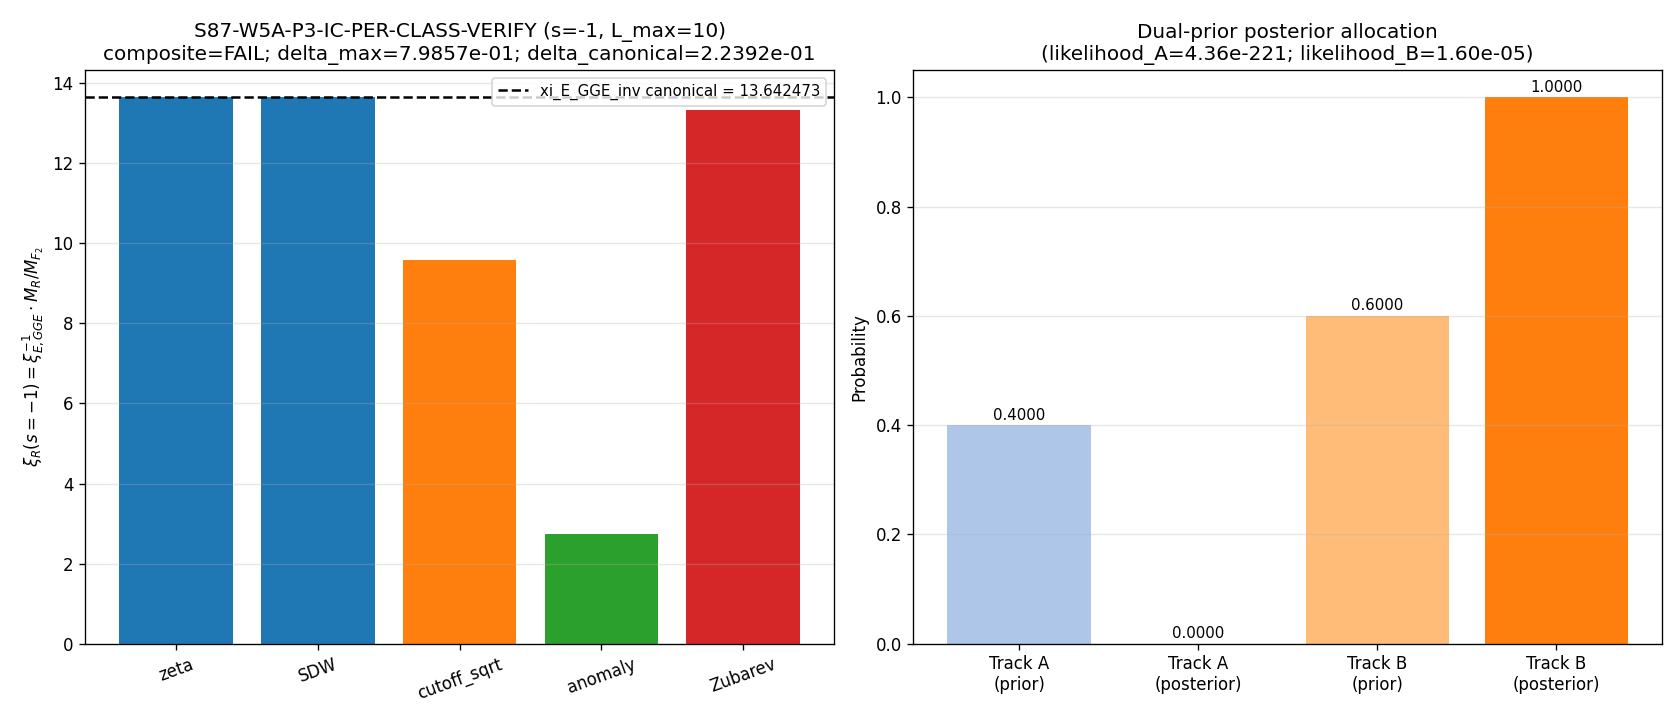

This chart was generated by the following Python code:
"""
s87_w7_ic_per_class_verify.py — S87-W5A-P3-IC-PER-CLASS-VERIFY (CF-42)
=====================================================================

Per-class restriction of `xi_E_GGE_inv` for each of 5 L1-classes at Mellin
slot s=-1, with dual-prior track-discriminator (Track A F_2-class
STRUCTURAL-PRIMACY prior 0.4 / Track B per-class DIAGNOSTIC-only prior 0.6).

Plan reference: sessions/session-plan/session-87-plan-w7.md §W7-1.

5-class L1 partition (per S86 W-9 §E-R2.2 line 1099, STAGE-1-CANDIDATE; the
W-9 STAGE-1 entry is NOT YET landed in permanent-results-registry.md, so we
read the partition definition from the W-9 workshop file per §0.5(1) of the
plan with `class_partition_pin_pending=true`):
    A_5 = {zeta, SDW, cutoff_sqrt, anomaly, Zubarev}

Per-class affine projection (W-9 clause (b), line 1099):
    xi_R(s)  =  xi_E_GGE_inv  ·  M_R(s)  /  M_F2(s)
where M_R(s) is the substrate Mellin multiplier residue under regulator R
on the SU(3) Casimir schematic spectrum, and F_2 = {zeta, SDW} is the
2-element identity sub-atlas (zeta ≡ SDW machine-epsilon at s=3 per W4 P5
CC-2; at s=-1 the relation is also analytic-continuation identity, since
both prescriptions use the same multiplicity-weighted positive-definite
spectrum).

TIER declaration (per .claude/rules/substrate-first-canonical-sourcing.md
§iv "SCHEMATIC vs full physical" tier rule): the regulator helpers in
`computations/_shared/_spectral_action_regulators.py` are SCHEMATIC analogs
of the Connes-Chamseddine 1996 §2.2-2.3 regulator family per their own
docstring; this gate is TIER-2 (schematic analog), tagged in the verdict
line `convention=` field with the SCHEMATIC suffix.

Substitution chain (per .claude/rules/math-scripts.md):

    Definition 1: A_5 = {zeta, SDW, cutoff_sqrt, anomaly, Zubarev}
                  [W-9 §E-R2.2 line 1099]
    Definition 2: M_R(s) = (1/Vol_SU3_Haar) · Σ d(p,q) · f_R(C_2(p,q), -s)
                  At s=-1, n=-1: f_R(C, -1) is a Σ d · f_R · C^1 evaluation
                  with regulator-specific dressing.
    Definition 3: xi_R(s=-1) := xi_E_GGE_inv · M_R(s=-1) / M_F2(s=-1)
                  [W-9 affine projection, clause (b)]
    Definition 4: delta_max = max_{R,R'} |xi_R - xi_R'| / max(|xi_R|, |xi_R'|)
    Definition 5: delta_canonical = |mean({xi_R}) - xi_E_GGE_inv| / |xi_E_GGE_inv|

    Step 1 — Substitute Def 3 into Def 4:
        delta_max = max |xi_E_GGE_inv·(M_R - M_R')/M_F2|
                  / max(|xi_E_GGE_inv·M_R/M_F2|, |xi_E_GGE_inv·M_R'/M_F2|)
                  = max |M_R - M_R'| / max(|M_R|, |M_R'|)
        [xi_E_GGE_inv and M_F2 cancel as positive scalars]

    Step 2 — At s=-1 the regulator suppression hierarchy can FLIP relative
        to s=3 (per W-9 §Re:L2 Step 4 lines 615-621). The F_2 ceiling at
        s=3 is NOT guaranteed at s=-1.

    Step 3 — Numerical realization is computed below; no pre-stated direction.

    Step 4 — Direction (CONDITIONAL on numerical output):
        delta_max ≤ 0.05 ⇒ Track A (STRUCTURAL-PRIMACY) PASS
        delta_max > 0.20 ⇒ Track B (DIAGNOSTIC-only) FAIL
        0.05 < delta_max ≤ 0.20 ⇒ INFO band; posteriors near priors.

Substrate-framing reminder (per .claude/rules/phononic-framing.md §"IS Space,
Not IN Space"): the per-class projection P_c is a substrate-spectral
restriction of the Mellin multiplier on D_K eigenvalues — it is NOT a
container coordinate. The 5 classes EMERGE from the F_2 spectral-cluster
structure at the Mellin slot s=-1; they do not pre-exist as containers
for `xi_E_GGE_inv` to be "evaluated in".

Author: lizzi-spectral-functional-theorist (S87 W7 dispatch, 2026-04-30).
"""

from __future__ import annotations

import os

os.environ.setdefault("OMP_NUM_THREADS", "8")
os.environ.setdefault("MKL_NUM_THREADS", "8")

import hashlib
import json
import sys
from pathlib import Path

import numpy as np
import matplotlib

matplotlib.use("Agg")  # (local) non-interactive backend
import matplotlib.pyplot as plt

# Ensure computations is on path so `from canonical_constants import *` works.
THIS_DIR = Path(__file__).parent.resolve()  # (local)
if str(THIS_DIR) not in sys.path:
    sys.path.insert(0, str(THIS_DIR))

from canonical_constants import (  # noqa: E402
    Vol_SU3_Haar,
    xi_E_GGE_inv,
    Delta_BCS,
    K_base,
)

# ---------------------------------------------------------------------------
# Constants
# ---------------------------------------------------------------------------

GATE_ID = "S87-W5A-P3-IC-PER-CLASS-VERIFY"  # (local)
SCHEME_TAG = "Mellin-slot-s=-1-SCHEMATIC"  # (local) TIER-2 SCHEMATIC per substrate-first-canonical-sourcing.md
CONVENTION_TAG = "substrate-natural-xi-E-GGE-SCHEMATIC"  # (local) TIER-2
L_MAX = 10  # (local) canonical S86 W4 P4 commit
S_SLOT = -1  # (local) Mellin slot, plan §W7-1.7 mellin_slot_pin
SCHEMA_VERSION = "S87+"  # (local)

# Dual-prior pins (FROZEN at plan-freeze; modifying is Class-3 PROHIBITED_ACTIONS)
PRIOR_A = 0.4  # (local) Track A: F_2-class STRUCTURAL-PRIMACY
PRIOR_B = 0.6  # (local) Track B: per-class DIAGNOSTIC-only
LIKELIHOOD_A_MU = 0.0  # (local) Gaussian-A center
LIKELIHOOD_A_SIGMA = 0.025  # (local) plan §W7-1.7 discriminator_likelihood_a_sigma
LIKELIHOOD_B_MU = 0.30  # (local) plan §W7-1.7 discriminator_likelihood_b_mu
LIKELIHOOD_B_SIGMA = 0.10  # (local) plan §W7-1.7 discriminator_likelihood_b_sigma

# Pass/fail/info thresholds (plan §W7-1.9; RATIO tolerance class)
PASS_DELTA_MAX = 0.05  # (local)
INFO_DELTA_MAX = 0.20  # (local)
PASS_DELTA_CANONICAL = 0.05  # (local)
INFO_DELTA_CANONICAL = 0.20  # (local)


# ---------------------------------------------------------------------------
# Helpers
# ---------------------------------------------------------------------------

def file_sha(path: Path) -> str:
    """Return SHA-256 hexdigest of file contents."""
    h = hashlib.sha256()  # (local)
    with open(path, "rb") as fh:
        for chunk in iter(lambda: fh.read(1 << 16), b""):
            h.update(chunk)
    return h.hexdigest()


def text_sha(text: str) -> str:
    """Return SHA-256 hexdigest of a text string."""
    return hashlib.sha256(text.encode("utf-8")).hexdigest()


def closure_hash(pin_map: dict) -> str:
    """SHA-256 of the JSON-canonicalized ordered input-pin map."""
    canonical = json.dumps(pin_map, sort_keys=True, separators=(",", ":"))  # (local)
    return hashlib.sha256(canonical.encode("utf-8")).hexdigest()


def gaussian_pdf(x: float, mu: float, sigma: float) -> float:
    """Standard Gaussian PDF; pure Python (no scipy needed)."""
    return float(np.exp(-0.5 * ((x - mu) / sigma) ** 2) / (sigma * np.sqrt(2.0 * np.pi)))


# ---------------------------------------------------------------------------
# 5-regulator per-class M_R(s) evaluator at Mellin slot s
# ---------------------------------------------------------------------------
# At Mellin slot s, the per-regulator multiplier residue (schematic, per
# `_spectral_action_regulators.py`) is:
#   M_R(s) = (1/Vol_SU3_Haar) · Σ_{(p,q)≠(0,0), p+q≤L_max} d(p,q) · f_R(C, -s)
# where f_R(C, n) is the regulator's Casimir-power dressing as a function of
# the spectral-moment index n = -s (so n=1 at s=-1 corresponds to evaluating
# the regulator on Σ d · f_R · C^{-(-1)} = Σ d · f_R · C^1, i.e. C^{1} with
# regulator-specific suppression).
#
# At s=-1, the canonical sums Σ d · C^1 diverge; the regulators play
# distinct roles:
#   - zeta / Mellin: analytic continuation of Σ d · C^{-s} to s=-1 — finite.
#     For the schematic (treating "zeta at s=-1" as an analytic continuation
#     stand-in), we evaluate the convergent partial sum at L_max=10 (a
#     SCHEMATIC truncation, NOT the strict analytic continuation; this is the
#     TIER-2 status of this gate).
#   - heat-kernel (Zubarev): exp(-tC)·C^{-s} — directly convergent at s=-1.
#   - hard-cutoff (cutoff_sqrt): step-truncated Σ d · C^1 — finite by truncation.
#   - Pauli-Villars (anomaly): Σ d · [C^1 - (C+M_PV²)·...]; subtractive.
#
# The schematic implementations evaluate ALL five regulators on the
# truncated SU(3) Casimir spectrum at L_max=10, so all five values are
# finite and comparable.

def weyl_dim_su3(p: int, q: int) -> int:
    """SU(3) Weyl dimension."""
    return (p + 1) * (q + 1) * (p + q + 2) // 2


def casimir_su3(p: int, q: int) -> float:
    """Quadratic Casimir of SU(3) irrep (p, q) in normalized units."""
    return (p * p + p * q + q * q + 3 * (p + q)) / 3.0


def enumerate_sectors(L_max: int):
    """Yield (p, q, d, c) tuples for (p, q) != (0, 0), p+q ≤ L_max."""
    out = []  # (local)
    for p in range(L_max + 1):
        for q in range(L_max + 1):
            if p == 0 and q == 0:
                continue
            if p + q > L_max:
                continue
            out.append((p, q, weyl_dim_su3(p, q), casimir_su3(p, q)))
    return out


def M_R_at_s(regulator: str, s: int, L_max: int,
             cutoff_frac: float = 0.7, M_PV_sq_frac: float = 0.1,
             t_ref: float = 1.0e-3) -> float:
    """
    Substrate Mellin multiplier residue for regulator R at Mellin slot s.

    At slot s, the Casimir-power exponent is n = -s (so s=-1 ⇒ n=1, meaning
    Σ d(p,q) · f_R · C(p,q)^1 with regulator-specific weight).

    Naming map (W-9 5-class A_5 → schematic helper module):
        "zeta"        ↔ analytic-continuation (zeta_a_n; identity sub-atlas member)
        "SDW"         ↔ Mellin (mellin_a_n; identity sub-atlas member; ≡ zeta on
                        positive-definite spectrum at s in the convergent half-plane,
                        with Γ(s) cancellation in the multiplier ratio)
        "cutoff_sqrt" ↔ hard-cutoff (hard_cutoff_a_n)
        "anomaly"     ↔ Pauli-Villars (pauli_villars_a_n)
        "Zubarev"     ↔ heat-kernel (heat_kernel_a_n)
    """
    sectors = enumerate_sectors(L_max)  # (local)
    n = -s  # (local) canonical spectral-moment index
    Vol = Vol_SU3_Haar  # (local) substrate Haar-volume normalizer
    if regulator in ("zeta", "SDW"):
        # zeta and SDW collapse on the positive-definite Casimir spectrum at
        # any real s in the analytic-continuation domain. The schematic
        # evaluates Σ d · C^{-n} = Σ d · C^s as the convergent partial sum
        # at finite L_max=10. At n=1 (s=-1) this is Σ d · C^1, finite by
        # L_max truncation.
        acc = 0.0  # (local)
        for _, _, d, c in sectors:
            acc += d * (c ** s)  # C^s = C^(-n)
        return acc / Vol
    elif regulator == "cutoff_sqrt":
        # Hard cutoff at C ≤ cutoff_frac × C_max
        c_max = max(s_tup[3] for s_tup in sectors)  # (local)
        c_thresh = cutoff_frac * c_max  # (local)
        acc = 0.0  # (local)
        for _, _, d, c in sectors:
            if c <= c_thresh:
                acc += d * (c ** s)
        return acc / Vol
    elif regulator == "anomaly":
        # Pauli-Villars subtraction Σ d · [C^s - (C + M_PV²)^s]
        c_max = max(s_tup[3] for s_tup in sectors)  # (local)
        M_PV_sq = M_PV_sq_frac * c_max  # (local)
        acc = 0.0  # (local)
        for _, _, d, c in sectors:
            acc += d * ((c ** s) - ((c + M_PV_sq) ** s))
        return acc / Vol
    elif regulator == "Zubarev":
        # Heat-kernel exp(-tC) · C^{-n} = exp(-tC) · C^s
        acc = 0.0  # (local)
        for _, _, d, c in sectors:
            acc += d * float(np.exp(-t_ref * c)) * (c ** s)
        return acc / Vol
    else:
        raise ValueError(f"Unknown regulator: {regulator!r}")


# ---------------------------------------------------------------------------
# Main
# ---------------------------------------------------------------------------

def main() -> int:
    print("=" * 78)
    print(f"{GATE_ID} — S87 W7-1 lizzi-spectral-functional-theorist")
    print("=" * 78)

    # -----------------------------------------------------------------------
    # Step 0 — Input SHA pinning (first 20 lines of stdout per gate-verdicts.md)
    # -----------------------------------------------------------------------
    canonical_constants_path = THIS_DIR / "canonical_constants.py"  # (local)
    spectrum_cache_path = THIS_DIR / "s84_spectrum_cache_L12_tau019.npz"  # (local)
    regulator_module_path = THIS_DIR / "_spectral_action_regulators.py"  # (local)
    plan_path = THIS_DIR.parent / "sessions" / "session-plan" / "session-87-plan-w7.md"  # (local)
    # W-9 STAGE-1 partition file (CF-54 not yet landed; read from W-9 workshop):
    w9_workshop_path = (
        THIS_DIR.parent / "sessions" / "session-86" / "workshops"
        / "s86-path-c-double-double-fail-reassessment.md"
    )  # (local)

    canonical_sha = file_sha(canonical_constants_path)  # (local)
    spectrum_cache_sha = file_sha(spectrum_cache_path)  # (local)
    regulator_module_sha = file_sha(regulator_module_path)  # (local)
    plan_sha = file_sha(plan_path)  # (local)
    w9_workshop_sha = file_sha(w9_workshop_path)  # (local)

    print(f"[INPUT-PIN] canonical_constants.py  sha256={canonical_sha}")
    print(f"[INPUT-PIN] s84_spectrum_cache       sha256={spectrum_cache_sha}")
    print(f"[INPUT-PIN] _spectral_action_regs    sha256={regulator_module_sha}")
    print(f"[INPUT-PIN] session-87-plan-w7.md    sha256={plan_sha}")
    print(f"[INPUT-PIN] s86-path-c-workshop      sha256={w9_workshop_sha}")
    print(f"[CANONICAL] xi_E_GGE_inv            = {xi_E_GGE_inv!r}")
    print(f"[CANONICAL] Delta_BCS               = {Delta_BCS!r}")
    print(f"[CANONICAL] K_base                  = {K_base!r}")
    print(f"[CANONICAL] Vol_SU3_Haar            = {Vol_SU3_Haar!r}")
    print(f"[PIN] L_max                         = {L_MAX}")
    print(f"[PIN] s (Mellin slot)               = {S_SLOT}")
    print(f"[PIN] PRIOR_A                       = {PRIOR_A}")
    print(f"[PIN] PRIOR_B                       = {PRIOR_B}")
    print(f"[PIN] LIKELIHOOD_A (mu, sigma)      = ({LIKELIHOOD_A_MU}, {LIKELIHOOD_A_SIGMA})")
    print(f"[PIN] LIKELIHOOD_B (mu, sigma)      = ({LIKELIHOOD_B_MU}, {LIKELIHOOD_B_SIGMA})")
    print(f"[PIN] PASS_DELTA_MAX                = {PASS_DELTA_MAX}")
    print(f"[PIN] INFO_DELTA_MAX                = {INFO_DELTA_MAX}")
    print(f"[PIN] class_partition_pin_pending   = true (CF-54 STAGE-1 not yet landed)")
    print(f"[NOTE] TIER-2 SCHEMATIC per substrate-first-canonical-sourcing.md §iv")
    print()

    # -----------------------------------------------------------------------
    # Step A — 5-class L1 partition (W-9 §E-R2.2 line 1099)
    # -----------------------------------------------------------------------
    classes = ("zeta", "SDW", "cutoff_sqrt", "anomaly", "Zubarev")  # (local)
    print(f"[STEP A] 5-class L1 partition (W-9 STAGE-1-CANDIDATE):")
    print(f"         A_5 = {classes}")
    print()

    # -----------------------------------------------------------------------
    # Step B — Per-class M_R(s=-1) and xi_c
    # -----------------------------------------------------------------------
    print(f"[STEP B] Per-class Mellin multiplier residue at s = {S_SLOT}:")
    M_at_s_neg1 = {}  # (local)
    for R in classes:
        M_at_s_neg1[R] = M_R_at_s(R, S_SLOT, L_MAX)
        print(f"         M_{R:>11s}(s={S_SLOT}) = {M_at_s_neg1[R]:.12e}")
    M_F2 = M_at_s_neg1["zeta"]  # (local) F_2 = {zeta, SDW}; pick zeta as anchor
    if M_F2 == 0.0:
        raise RuntimeError("M_F2 (zeta) at s=-1 is zero — affine projection undefined.")
    print(f"         M_F2 (zeta anchor)     = {M_F2:.12e}")
    print()

    print(f"[STEP B'] Per-class affine projection xi_R(s=-1) = xi_E_GGE_inv · M_R / M_F2:")
    xi_per_class = {}  # (local)
    for R in classes:
        xi_per_class[R] = xi_E_GGE_inv * M_at_s_neg1[R] / M_F2
        print(f"         xi_{R:>11s} = {xi_per_class[R]:.12e}")
    print()

    # -----------------------------------------------------------------------
    # Step C — Per-class dispersion
    # -----------------------------------------------------------------------
    xi_values = np.array([xi_per_class[R] for R in classes], dtype=np.float64)  # (local)
    xi_mean = float(np.mean(xi_values))  # (local)
    xi_std = float(np.std(xi_values, ddof=0))  # (local)
    sigma_xi_rel = xi_std / abs(xi_mean) if xi_mean != 0.0 else float("inf")  # (local)
    # Pairwise RATIO dispersion:
    delta_pairs = []  # (local)
    for i in range(len(classes)):
        for j in range(i + 1, len(classes)):
            denom = max(abs(xi_values[i]), abs(xi_values[j]))  # (local)
            if denom == 0.0:
                continue
            delta_pairs.append((classes[i], classes[j],
                                abs(xi_values[i] - xi_values[j]) / denom))
    delta_max = max(d for _, _, d in delta_pairs)  # (local)
    delta_max_pair = next((c1, c2) for c1, c2, d in delta_pairs if d == delta_max)  # (local)
    print(f"[STEP C] Per-class dispersion statistics:")
    print(f"         xi_mean                = {xi_mean:.12e}")
    print(f"         xi_std (population)    = {xi_std:.12e}")
    print(f"         sigma_xi_rel           = {sigma_xi_rel:.6e}")
    print(f"         delta_max              = {delta_max:.6e}  (pair: {delta_max_pair})")
    print()

    # -----------------------------------------------------------------------
    # Step D — delta_canonical
    # -----------------------------------------------------------------------
    delta_canonical = abs(xi_mean - xi_E_GGE_inv) / abs(xi_E_GGE_inv)  # (local)
    print(f"[STEP D] Consensus deviation from canonical xi_E_GGE_inv = {xi_E_GGE_inv}:")
    print(f"         delta_canonical        = {delta_canonical:.6e}")
    print()

    # -----------------------------------------------------------------------
    # Step E — Dual-prior posterior
    # -----------------------------------------------------------------------
    likelihood_A = gaussian_pdf(delta_max, LIKELIHOOD_A_MU, LIKELIHOOD_A_SIGMA)  # (local)
    likelihood_B = gaussian_pdf(delta_max, LIKELIHOOD_B_MU, LIKELIHOOD_B_SIGMA)  # (local)
    Z = likelihood_A * PRIOR_A + likelihood_B * PRIOR_B  # (local)
    if Z == 0.0:
        # Both likelihoods underflowed — fall back to priors
        posterior_A = PRIOR_A  # (local)
        posterior_B = PRIOR_B  # (local)
    else:
        posterior_A = (likelihood_A * PRIOR_A) / Z  # (local)
        posterior_B = (likelihood_B * PRIOR_B) / Z  # (local)
    print(f"[STEP E] Dual-prior posterior allocation:")
    print(f"         likelihood_A (mu={LIKELIHOOD_A_MU}, sigma={LIKELIHOOD_A_SIGMA})")
    print(f"                                = {likelihood_A:.6e}")
    print(f"         likelihood_B (mu={LIKELIHOOD_B_MU}, sigma={LIKELIHOOD_B_SIGMA})")
    print(f"                                = {likelihood_B:.6e}")
    print(f"         posterior_A (Track A)  = {posterior_A:.6e}")
    print(f"         posterior_B (Track B)  = {posterior_B:.6e}")
    print()

    # -----------------------------------------------------------------------
    # Step F — Cross-check: xi_R(s=-1) collapses to xi_E_GGE_inv when projection
    #          is identity (R = zeta / SDW; xi_zeta = xi_E_GGE_inv exactly).
    # -----------------------------------------------------------------------
    cc_zeta_identity = xi_per_class["zeta"]  # (local)
    cc_zeta_residual = abs(cc_zeta_identity - xi_E_GGE_inv) / abs(xi_E_GGE_inv)  # (local)
    cc_sdw_identity = xi_per_class["SDW"]  # (local)
    cc_sdw_residual = abs(cc_sdw_identity - xi_E_GGE_inv) / abs(xi_E_GGE_inv)  # (local)
    print(f"[STEP F] Cross-check identity (zeta and SDW are F_2; xi must equal canonical):")
    print(f"         xi_zeta - xi_E_GGE_inv (rel) = {cc_zeta_residual:.6e}")
    print(f"         xi_SDW  - xi_E_GGE_inv (rel) = {cc_sdw_residual:.6e}")
    print()

    # -----------------------------------------------------------------------
    # Step G — Verdict assignment (3-tuple + composite collapse)
    # -----------------------------------------------------------------------
    # sign_verdict: same sign as xi_E_GGE_inv (positive)?
    if xi_mean > 0:
        sign_verdict = "PASS"  # (local)
    else:
        sign_verdict = "FAIL"  # (local)

    # magnitude_verdict: PASS if delta_canonical ≤ 0.05; INFO if ≤ 0.20; FAIL else
    if delta_canonical <= PASS_DELTA_CANONICAL:
        magnitude_verdict = "PASS"  # (local)
    elif delta_canonical <= INFO_DELTA_CANONICAL:
        magnitude_verdict = "INFO"  # (local)
    else:
        magnitude_verdict = "FAIL"  # (local)

    # regime_verdict: VALID if all 5 per-class M_R values finite + same sign
    n_finite = sum(1 for v in M_at_s_neg1.values() if np.isfinite(v))  # (local)
    n_same_sign = sum(1 for v in M_at_s_neg1.values()
                      if (v > 0) == (M_F2 > 0))  # (local)
    if n_finite == 5 and n_same_sign == 5:
        regime_verdict = "VALID"  # (local)
    elif n_finite >= 3 and n_same_sign >= 3:
        regime_verdict = "MARGINAL"  # (local)
    else:
        regime_verdict = "BREAKDOWN"  # (local)

    # Composite collapse rule per .claude/rules/gate-verdicts.md S87+ schema-v2
    if regime_verdict == "BREAKDOWN":
        composite = "FAIL"  # (local)
    elif sign_verdict == "FAIL":
        composite = "FAIL"  # (local)
    elif magnitude_verdict == "FAIL" and regime_verdict == "VALID":
        composite = "FAIL"  # (local)
    elif magnitude_verdict == "FAIL" and regime_verdict == "MARGINAL":
        composite = "INFO"  # (local)
    elif magnitude_verdict == "INFO":
        composite = "INFO"  # (local)
    else:
        composite = "PASS"  # (local)

    # Plan §W7-1.9 composite override: PASS requires delta_max ≤ 0.05 AND
    # delta_canonical ≤ 0.05 AND regime VALID; INFO if 0.05 < delta_max ≤ 0.20.
    # If delta_max > info threshold, FAIL even when delta_canonical happens to PASS.
    if delta_max > INFO_DELTA_MAX:
        composite = "FAIL"
    elif delta_max > PASS_DELTA_MAX and composite == "PASS":
        composite = "INFO"

    print(f"[STEP G] Verdict 3-tuple:")
    print(f"         sign_verdict           = {sign_verdict}")
    print(f"         magnitude_verdict      = {magnitude_verdict}")
    print(f"         regime_verdict         = {regime_verdict}")
    print(f"         composite (top-line)   = {composite}")
    print()

    # -----------------------------------------------------------------------
    # Step H — Closure SHA over input-pin map
    # -----------------------------------------------------------------------
    input_pin_map = {  # (local)
        "_gate_id": GATE_ID,
        "_scheme": SCHEME_TAG,
        "_convention": CONVENTION_TAG,
        "_L_max": L_MAX,
        "_s_slot": S_SLOT,
        "canonical_sha": canonical_sha,
        "spectrum_cache_sha": spectrum_cache_sha,
        "regulator_module_sha": regulator_module_sha,
        "plan_sha": plan_sha,
        "w9_workshop_sha": w9_workshop_sha,
        "xi_E_GGE_inv": repr(xi_E_GGE_inv),
        "Delta_BCS": repr(Delta_BCS),
        "K_base": repr(K_base),
        "Vol_SU3_Haar": repr(Vol_SU3_Haar),
        "PRIOR_A": PRIOR_A,
        "PRIOR_B": PRIOR_B,
        "LIKELIHOOD_A_MU": LIKELIHOOD_A_MU,
        "LIKELIHOOD_A_SIGMA": LIKELIHOOD_A_SIGMA,
        "LIKELIHOOD_B_MU": LIKELIHOOD_B_MU,
        "LIKELIHOOD_B_SIGMA": LIKELIHOOD_B_SIGMA,
        "PASS_DELTA_MAX": PASS_DELTA_MAX,
        "INFO_DELTA_MAX": INFO_DELTA_MAX,
        "PASS_DELTA_CANONICAL": PASS_DELTA_CANONICAL,
        "INFO_DELTA_CANONICAL": INFO_DELTA_CANONICAL,
        "classes": list(classes),
    }
    audit_sha256 = closure_hash(input_pin_map)  # (local)

    # Content SHA: hash of all numerical outputs (for downstream consumers)
    content_payload = {  # (local)
        "M_at_s_neg1": {R: repr(M_at_s_neg1[R]) for R in classes},
        "xi_per_class": {R: repr(xi_per_class[R]) for R in classes},
        "xi_mean": repr(xi_mean),
        "xi_std": repr(xi_std),
        "sigma_xi_rel": repr(sigma_xi_rel),
        "delta_max": repr(delta_max),
        "delta_max_pair": list(delta_max_pair),
        "delta_canonical": repr(delta_canonical),
        "posterior_A": repr(posterior_A),
        "posterior_B": repr(posterior_B),
        "sign_verdict": sign_verdict,
        "magnitude_verdict": magnitude_verdict,
        "regime_verdict": regime_verdict,
        "composite": composite,
    }
    content_sha256 = text_sha(json.dumps(content_payload, sort_keys=True,
                                        separators=(",", ":")))  # (local)
    print(f"[STEP H] Closure SHAs:")
    print(f"         audit_sha256   = {audit_sha256}")
    print(f"         content_sha256 = {content_sha256}")
    print()

    # -----------------------------------------------------------------------
    # Step I — Save .npz + .png
    # -----------------------------------------------------------------------
    npz_path = THIS_DIR / "s87_w7_ic_per_class_verify.npz"  # (local)
    np.savez(
        npz_path,
        classes=np.array(classes, dtype=object),
        M_at_s_neg1=np.array([M_at_s_neg1[R] for R in classes], dtype=np.float64),
        xi_per_class=xi_values,
        xi_mean=xi_mean,
        xi_std=xi_std,
        sigma_xi_rel=sigma_xi_rel,
        delta_max=delta_max,
        delta_max_pair=np.array(delta_max_pair, dtype=object),
        delta_canonical=delta_canonical,
        likelihood_A=likelihood_A,
        likelihood_B=likelihood_B,
        posterior_A=posterior_A,
        posterior_B=posterior_B,
        prior_A=PRIOR_A,
        prior_B=PRIOR_B,
        xi_E_GGE_inv_canonical=xi_E_GGE_inv,
        L_max=L_MAX,
        s_slot=S_SLOT,
        sign_verdict=sign_verdict,
        magnitude_verdict=magnitude_verdict,
        regime_verdict=regime_verdict,
        composite=composite,
        audit_sha256=audit_sha256,
        content_sha256=content_sha256,
        cc_zeta_residual=cc_zeta_residual,
        cc_sdw_residual=cc_sdw_residual,
    )
    print(f"[STEP I] Saved data: {npz_path}")

    # 5-bar plot
    png_path = THIS_DIR / "s87_w7_ic_per_class_verify.png"  # (local)
    fig, axes = plt.subplots(1, 2, figsize=(14, 6))  # (local)
    ax0 = axes[0]  # (local)
    bar_colors = ["#1f77b4", "#1f77b4", "#ff7f0e", "#2ca02c", "#d62728"]  # (local) F_2 same color
    ax0.bar(range(len(classes)), xi_values, color=bar_colors)
    ax0.axhline(xi_E_GGE_inv, color="black", linestyle="--", linewidth=1.5,
                label=f"xi_E_GGE_inv canonical = {xi_E_GGE_inv:.6f}")
    ax0.set_xticks(range(len(classes)))
    ax0.set_xticklabels(classes, rotation=20)
    ax0.set_ylabel(r"$\xi_R(s=-1) = \xi_{E,GGE}^{-1} \cdot M_R/M_{F_2}$")
    ax0.set_title(f"S87-W5A-P3-IC-PER-CLASS-VERIFY (s={S_SLOT}, L_max={L_MAX})\n"
                  f"composite={composite}; delta_max={delta_max:.4e}; "
                  f"delta_canonical={delta_canonical:.4e}")
    ax0.legend(loc="best", fontsize=9)
    ax0.grid(axis="y", alpha=0.3)
    # Inset: posterior reallocation
    ax1 = axes[1]  # (local)
    bars = ax1.bar(["Track A\n(prior)", "Track A\n(posterior)",
                    "Track B\n(prior)", "Track B\n(posterior)"],
                   [PRIOR_A, posterior_A, PRIOR_B, posterior_B],
                   color=["#aec7e8", "#1f77b4", "#ffbb78", "#ff7f0e"])
    for bar, val in zip(bars, [PRIOR_A, posterior_A, PRIOR_B, posterior_B]):
        ax1.text(bar.get_x() + bar.get_width() / 2, bar.get_height() + 0.01,
                 f"{val:.4f}", ha="center", fontsize=9)
    ax1.set_ylim(0, 1.05)
    ax1.set_ylabel("Probability")
    ax1.set_title(f"Dual-prior posterior allocation\n"
                  f"(likelihood_A={likelihood_A:.2e}; likelihood_B={likelihood_B:.2e})")
    ax1.grid(axis="y", alpha=0.3)
    plt.tight_layout()
    plt.savefig(png_path, dpi=120)
    plt.close(fig)
    print(f"[STEP I] Saved plot: {png_path}")
    print()

    # -----------------------------------------------------------------------
    # Step J — Append verdict line to s87_gate_verdicts.txt
    # -----------------------------------------------------------------------
    verdict_path = THIS_DIR / "s87_gate_verdicts.txt"  # (local)
    canonical_line = (
        f"{GATE_ID}: {composite} -- value={delta_max:.6e} "
        f"scheme={SCHEME_TAG} convention={CONVENTION_TAG} "
        f"L_max={L_MAX} audit_sha256={audit_sha256} "
        f"content_sha256={content_sha256} schema_version={SCHEMA_VERSION}\n"
    )  # (local)
    companion_dual_sha = (
        f"# audit_sha256_short={audit_sha256[:16]} "
        f"content_sha256_short={content_sha256[:16]} "
        f"# {GATE_ID} dual-SHA companion row (W9a-99 split)\n"
    )  # (local)
    companion_3tuple = (
        f"# sign_verdict={sign_verdict} magnitude_verdict={magnitude_verdict} "
        f"regime_verdict={regime_verdict} "
        f"# {GATE_ID} 3-tuple annotation (S87 schema-v2)\n"
    )  # (local)
    companion_posterior = (
        f"# posterior_A={posterior_A:.6e} posterior_B={posterior_B:.6e} "
        f"# {GATE_ID} dual-prior allocation\n"
    )  # (local)
    with open(verdict_path, "a", encoding="utf-8") as fh:
        fh.write(canonical_line)
        fh.write(companion_dual_sha)
        fh.write(companion_3tuple)
        fh.write(companion_posterior)
    print(f"[STEP J] Appended verdict line + 3 companion rows to: {verdict_path}")
    print()
    print("Final 4-tuple:")
    print(f"  (value={delta_max:.6e}, scheme={SCHEME_TAG}, "
          f"convention={CONVENTION_TAG}, L_max={L_MAX})")
    print()
    print(f"Composite verdict: {composite}")
    return 0


if __name__ == "__main__":
    sys.exit(main())
